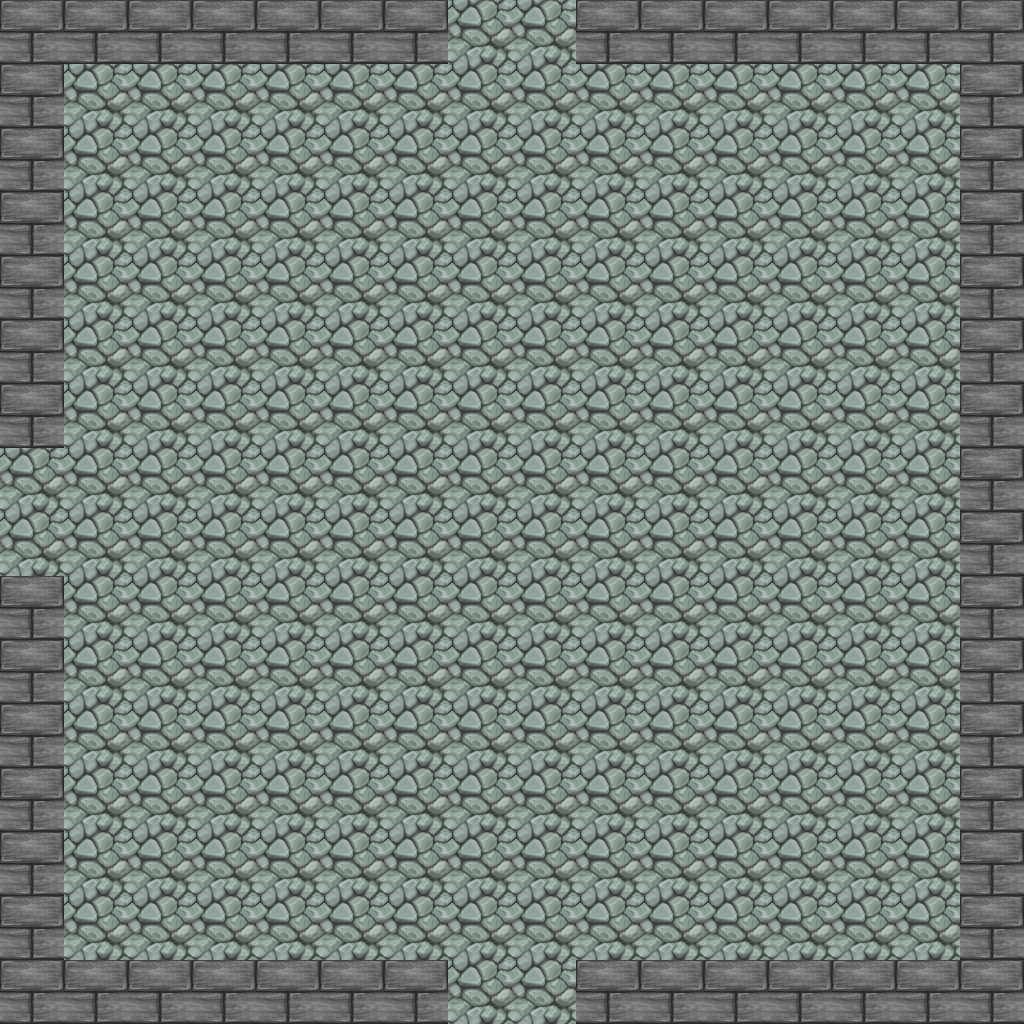

A 2D game scene composited from a Tiled map and its tileset images. What follows is a short description and the map's XML, with each tile layer's data collapsed to a summary:
An orthogonal 16x16 tile map with 64x64 px tiles, 2 tile layers (Ground, Walls), 4 tilesets and 23 objects (2x NORTH, 2x WEST, 2x SOUTH, 2x EAST, CENTER).

<map version="1.0" orientation="orthogonal" renderorder="right-down" width="16" height="16" tilewidth="64" tileheight="64">
 <properties>
  <property name="ExitPoints" value="NWS" />
 </properties>
 <tileset firstgid="1" name="simpletiles" tilewidth="64" tileheight="64" spacing="1">
  <image source="tilesets/simpletiles.png" width="130" height="130" />
 </tileset>
 <tileset firstgid="5" name="cavefloor" tilewidth="64" tileheight="64">
  <image source="tilesets/cavefloor.png" width="196" height="196" />
 </tileset>
 <tileset firstgid="14" name="tiles64" tilewidth="64" tileheight="64">
  <image source="tilesets/tiles64.png" width="768" height="320" />
 </tileset>
 <tileset firstgid="74" name="tilesadds" tilewidth="64" tileheight="64">
  <image source="tilesets/tilesadds.png" width="128" height="64" />
 </tileset>
 <layer name="Ground" width="16" height="16">
  <data>[256 cells, 204 non-empty, 2 distinct tile ids]</data>
 </layer>
 <layer name="Walls" width="16" height="16">
  <data>[256 cells, 60 non-empty, 2 distinct tile ids]</data>
 </layer>
 <objectgroup name="collisionObjects">
  <object x="0" y="0" width="448" height="64" />
  <object x="995" y="345" height="1" />
  <object x="960" y="64" width="64" height="384" />
  <object x="0" y="64" width="64" height="384" />
  <object x="0" y="576" width="64" height="384" />
  <object x="960" y="576" width="64" height="384" />
  <object x="576" y="0" width="448" height="64" />
  <object x="0" y="960" width="448" height="64" />
  <object x="576" y="960" width="448" height="64" />
 </objectgroup>
 <objectgroup name="portalObjects">
  <object type="NORTH" x="448" y="0" width="128" height="64" />
  <object type="WEST" x="0" y="448" width="64" height="128" />
  <object type="SOUTH" x="448" y="960" width="128" height="64" />
  <object type="EAST" x="960" y="448" width="64" height="128" />
 </objectgroup>
 <objectgroup name="spawnPoints">
  <object type="WEST" x="130" y="514" />
  <object type="EAST" x="880" y="502" width="12" height="17" />
  <object type="SOUTH" x="514" y="935" />
  <object type="NORTH" x="509" y="131" />
  <object x="262" y="236" />
  <object x="770" y="822" />
  <object x="244" y="769" />
  <object x="835" y="250" />
  <object x="505" y="401" />
  <object type="CENTER" x="492" y="511" />
 </objectgroup>
</map>
